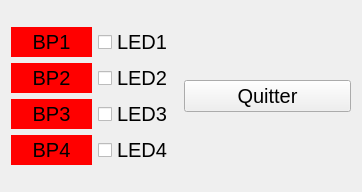
<?xml version="1.0" encoding="UTF-8"?>
<ui version="4.0">
 <class>WidgetUSB202</class>
 <widget class="QWidget" name="WidgetUSB202">
  <property name="geometry">
   <rect>
    <x>0</x>
    <y>0</y>
    <width>362</width>
    <height>192</height>
   </rect>
  </property>
  <property name="font">
   <font>
    <pointsize>15</pointsize>
   </font>
  </property>
  <property name="windowTitle">
   <string>WidgetUSB202</string>
  </property>
  <layout class="QGridLayout" name="gridLayout">
   <item row="0" column="0">
    <layout class="QVBoxLayout" name="verticalLayout">
     <item>
      <layout class="QHBoxLayout" name="horizontalLayout">
       <item>
        <widget class="QLabel" name="label_BP1">
         <property name="styleSheet">
          <string notr="true">background-color: rgb(255, 0, 0)</string>
         </property>
         <property name="text">
          <string>BP1</string>
         </property>
         <property name="alignment">
          <set>Qt::AlignCenter</set>
         </property>
        </widget>
       </item>
       <item>
        <widget class="QCheckBox" name="checkBox_LED1">
         <property name="text">
          <string>LED1</string>
         </property>
        </widget>
       </item>
      </layout>
     </item>
     <item>
      <layout class="QHBoxLayout" name="horizontalLayout_2">
       <item>
        <widget class="QLabel" name="label_BP2">
         <property name="styleSheet">
          <string notr="true">background-color: rgb(255, 0, 0)</string>
         </property>
         <property name="text">
          <string>BP2</string>
         </property>
         <property name="alignment">
          <set>Qt::AlignCenter</set>
         </property>
         <property name="indent">
          <number>3</number>
         </property>
        </widget>
       </item>
       <item>
        <widget class="QCheckBox" name="checkBox_LED2">
         <property name="text">
          <string>LED2</string>
         </property>
        </widget>
       </item>
      </layout>
     </item>
     <item>
      <layout class="QHBoxLayout" name="horizontalLayout_5">
       <item>
        <widget class="QLabel" name="label_BP3">
         <property name="styleSheet">
          <string notr="true">background-color: rgb(255, 0, 0)</string>
         </property>
         <property name="text">
          <string>BP3</string>
         </property>
         <property name="alignment">
          <set>Qt::AlignCenter</set>
         </property>
        </widget>
       </item>
       <item>
        <widget class="QCheckBox" name="checkBox_LED3">
         <property name="text">
          <string>LED3</string>
         </property>
        </widget>
       </item>
      </layout>
     </item>
     <item>
      <layout class="QHBoxLayout" name="horizontalLayout_4">
       <item>
        <widget class="QLabel" name="label_BP4">
         <property name="styleSheet">
          <string notr="true">background-color: rgb(255, 0, 0)</string>
         </property>
         <property name="text">
          <string>BP4</string>
         </property>
         <property name="alignment">
          <set>Qt::AlignCenter</set>
         </property>
        </widget>
       </item>
       <item>
        <widget class="QCheckBox" name="checkBox_LED4">
         <property name="text">
          <string>LED4</string>
         </property>
        </widget>
       </item>
      </layout>
     </item>
    </layout>
   </item>
   <item row="0" column="1">
    <widget class="QPushButton" name="pushButton_Quitter">
     <property name="text">
      <string>Quitter</string>
     </property>
    </widget>
   </item>
  </layout>
 </widget>
 <resources/>
 <connections>
  <connection>
   <sender>pushButton_Quitter</sender>
   <signal>clicked()</signal>
   <receiver>WidgetUSB202</receiver>
   <slot>close()</slot>
   <hints>
    <hint type="sourcelabel">
     <x>326</x>
     <y>138</y>
    </hint>
    <hint type="destinationlabel">
     <x>199</x>
     <y>138</y>
    </hint>
   </hints>
  </connection>
 </connections>
</ui>
